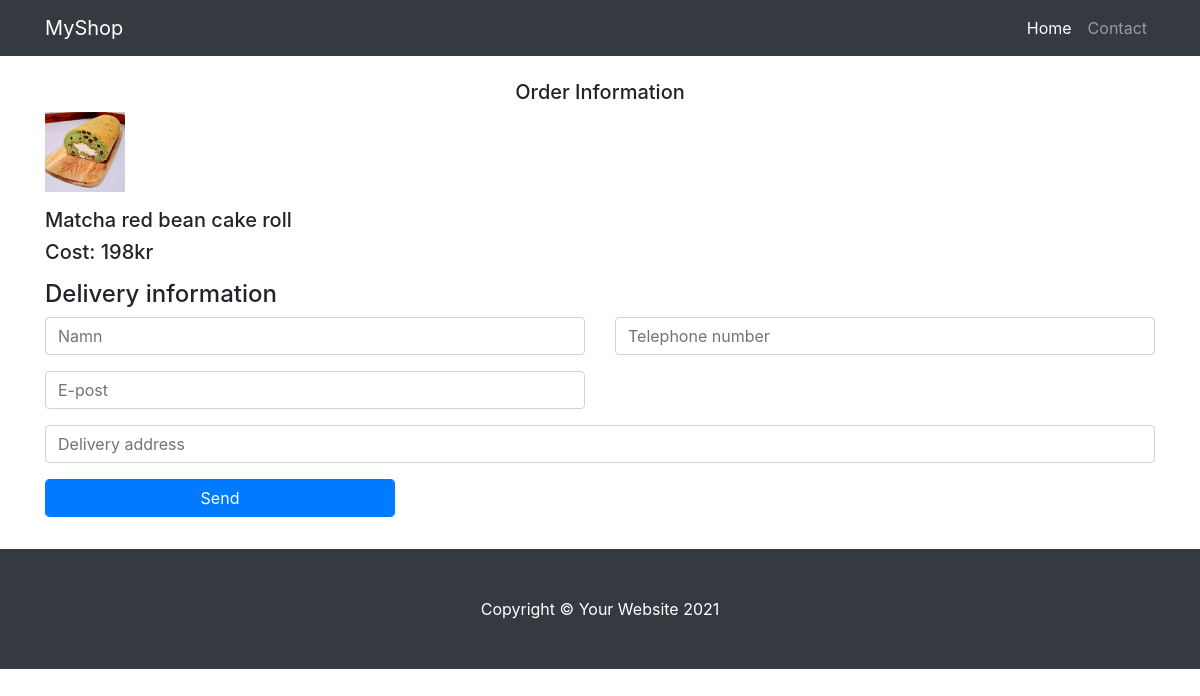
The page /newshop/buy.php?id=1 on the database its author committed.
### tables this page shows
CREATE TABLE `product` (
  `id` int(11) NOT NULL,
  `name` varchar(40) NOT NULL DEFAULT '',
  `description` varchar(500) DEFAULT NULL,
  `price` int(11) NOT NULL DEFAULT '0',
  `image` varchar(500) DEFAULT NULL
);

### newshop/buy.php (the view, shortened to what this page needs)
<?php
 require_once ("database.php");
 $productid = $_GET['id'];
 $stmt = $conn->prepare("SELECT * FROM product where id=".$productid);
 $stmt->execute();
 $result = $stmt->fetchAll();
 $product = '';
 foreach($result as $key => $value){
    $product = $value;
 }
?>
<html lang="sv">
<head>
    <link rel="stylesheet" href="https://stackpath.bootstrapcdn.com/bootstrap/4.3.1/css/bootstrap.min.css">
</head>
<body >
  <nav class="navbar navbar-expand-lg navbar-dark bg-dark fixed-top">
    <div class="container">
      <a class="navbar-brand" href="#">MyShop</a>
      <div class="collapse navbar-collapse" id="navbarResponsive">
        <ul class="navbar-nav ml-auto">
          <li class="nav-item active">
            <a class="nav-link" href="index.php">Home
            </a>
          </li>
          <li class="nav-item">
            <a class="nav-link" href="contact.php">Contact</a>
          </li>
        </ul>
      </div>
    </div>
  </nav>
    <p>
    <p>
    <div class="container" >
    <p>
    <p>
    <p>
       <br>
    <br>
        <h5 class="m-2 text-center">
        Order Information</h5>
    <p>
     <?php
        echo "<img height=\"80\" width=\"80\"  src=\"". $product['image'] . "\" alt=''>";
        echo "<h5>" .$product['name']."</h5>";
        echo "<h5>Cost:  " .$product['price']."kr</h5>";
     ?>
    <p>
    <h4>Delivery information</h4>
    <form action="order.php" method="post" class="row">
        <div class="col-md-6 form-group">
            <input name="name" type="text" required
            class="form-control" placeholder="Namn">
        </div>
        <div class="col-md-6 form-group">
            <input name="phone" type="phone" required
            class="form-control" placeholder="Telephone number">
        </div>
        <div class="col-md-6 form-group">
            <input name="email" type="email" required
            class="form-control" placeholder="E-post">
        </div>
        <div class="col-md-12 form-group">
            <input name="address" type="address" required
            class="form-control" placeholder="Delivery address">
        </div>
        <div class="col-md-4 form-group">
            <input type="submit" value="Send"
            class="btn btn-primary form-control">
        </div>
    </form>
 </div>
  <footer class="py-5 bg-dark">
    <div class="container">
      <p class="m-0 text-center text-white">Copyright &copy; Your Website 2021</p>
    </div>
  </footer>
</body>

### rows shown on the page
product: image (picture), name "Matcha red bean cake roll", price "198"
